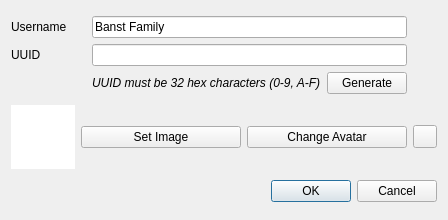
<?xml version="1.0" encoding="UTF-8"?>
<ui version="4.0">
 <class>NewUserDialog</class>
 <widget class="QDialog" name="NewUserDialog">
  <property name="geometry">
   <rect>
    <x>0</x>
    <y>0</y>
    <width>448</width>
    <height>220</height>
   </rect>
  </property>
  <property name="windowTitle">
   <string>New User</string>
  </property>
  <layout class="QGridLayout" name="gridLayout_2">
   <item row="2" column="1" colspan="3">
    <widget class="QDialogButtonBox" name="buttonBox">
     <property name="orientation">
      <enum>Qt::Orientation::Horizontal</enum>
     </property>
     <property name="standardButtons">
      <set>QDialogButtonBox::StandardButton::Cancel|QDialogButtonBox::StandardButton::Ok</set>
     </property>
    </widget>
   </item>
   <item row="1" column="2">
    <widget class="QPushButton" name="setAvatar">
     <property name="text">
      <string>Change Avatar</string>
     </property>
    </widget>
   </item>
   <item row="1" column="1">
    <widget class="QPushButton" name="selectImage">
     <property name="text">
      <string>Set Image</string>
     </property>
    </widget>
   </item>
   <item row="1" column="3">
    <widget class="QToolButton" name="revert">
     <property name="text">
      <string/>
     </property>
    </widget>
   </item>
   <item row="0" column="0" colspan="4">
    <layout class="QGridLayout" name="gridLayout">
     <item row="1" column="0">
      <widget class="QLabel" name="label">
       <property name="text">
        <string>UUID</string>
       </property>
      </widget>
     </item>
     <item row="0" column="1" colspan="2">
      <widget class="QLineEdit" name="username">
       <property name="text">
        <string>Banst Family</string>
       </property>
      </widget>
     </item>
     <item row="1" column="1" colspan="2">
      <widget class="QLineEdit" name="uuid"/>
     </item>
     <item row="0" column="0">
      <widget class="QLabel" name="label_2">
       <property name="text">
        <string>Username</string>
       </property>
      </widget>
     </item>
     <item row="2" column="1">
      <widget class="QLabel" name="label_3">
       <property name="font">
        <font>
         <italic>true</italic>
        </font>
       </property>
       <property name="text">
        <string>UUID must be 32 hex characters (0-9, A-F)</string>
       </property>
      </widget>
     </item>
     <item row="2" column="2">
      <widget class="QPushButton" name="generate">
       <property name="text">
        <string>Generate</string>
       </property>
      </widget>
     </item>
     <item row="1" column="3">
      <widget class="QLabel" name="uuidVerified">
       <property name="sizePolicy">
        <sizepolicy hsizetype="Fixed" vsizetype="Preferred">
         <horstretch>0</horstretch>
         <verstretch>0</verstretch>
        </sizepolicy>
       </property>
       <property name="minimumSize">
        <size>
         <width>24</width>
         <height>0</height>
        </size>
       </property>
      </widget>
     </item>
     <item row="0" column="3">
      <widget class="QLabel" name="usernameVerified">
       <property name="text">
        <string/>
       </property>
      </widget>
     </item>
    </layout>
   </item>
   <item row="1" column="0">
    <widget class="QGraphicsView" name="image">
     <property name="sizePolicy">
      <sizepolicy hsizetype="Expanding" vsizetype="Expanding">
       <horstretch>0</horstretch>
       <verstretch>0</verstretch>
      </sizepolicy>
     </property>
     <property name="minimumSize">
      <size>
       <width>64</width>
       <height>64</height>
      </size>
     </property>
     <property name="maximumSize">
      <size>
       <width>64</width>
       <height>64</height>
      </size>
     </property>
     <property name="frameShape">
      <enum>QFrame::Shape::NoFrame</enum>
     </property>
     <property name="frameShadow">
      <enum>QFrame::Shadow::Plain</enum>
     </property>
     <property name="verticalScrollBarPolicy">
      <enum>Qt::ScrollBarPolicy::ScrollBarAlwaysOff</enum>
     </property>
     <property name="horizontalScrollBarPolicy">
      <enum>Qt::ScrollBarPolicy::ScrollBarAlwaysOff</enum>
     </property>
     <property name="interactive">
      <bool>false</bool>
     </property>
    </widget>
   </item>
  </layout>
 </widget>
 <resources/>
 <connections>
  <connection>
   <sender>buttonBox</sender>
   <signal>accepted()</signal>
   <receiver>NewUserDialog</receiver>
   <slot>accept()</slot>
   <hints>
    <hint type="sourcelabel">
     <x>248</x>
     <y>254</y>
    </hint>
    <hint type="destinationlabel">
     <x>157</x>
     <y>274</y>
    </hint>
   </hints>
  </connection>
  <connection>
   <sender>buttonBox</sender>
   <signal>rejected()</signal>
   <receiver>NewUserDialog</receiver>
   <slot>reject()</slot>
   <hints>
    <hint type="sourcelabel">
     <x>316</x>
     <y>260</y>
    </hint>
    <hint type="destinationlabel">
     <x>286</x>
     <y>274</y>
    </hint>
   </hints>
  </connection>
 </connections>
</ui>
